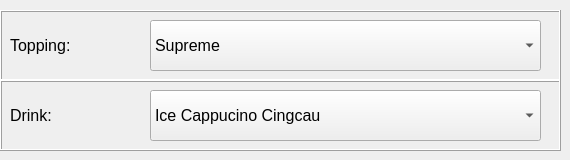
    <widget class="QWidget" name="page_3">
     <widget class="QFrame" name="frame_12">
      <property name="geometry">
       <rect>
        <x>0</x>
        <y>10</y>
        <width>561</width>
        <height>71</height>
       </rect>
      </property>
      <property name="frameShape">
       <enum>QFrame::Box</enum>
      </property>
      <property name="frameShadow">
       <enum>QFrame::Raised</enum>
      </property>
      <widget class="QComboBox" name="toppingComboPan">
       <property name="geometry">
        <rect>
         <x>150</x>
         <y>10</y>
         <width>391</width>
         <height>51</height>
        </rect>
       </property>
       <property name="font">
        <font>
         <pointsize>12</pointsize>
        </font>
       </property>
       <property name="maxVisibleItems">
        <number>15</number>
       </property>
       <item>
        <property name="text">
         <string>Supreme</string>
        </property>
       </item>
       <item>
        <property name="text">
         <string>Cheesy Cheese</string>
        </property>
       </item>
       <item>
        <property name="text">
         <string>Quatro Cheese Mushroom</string>
        </property>
       </item>
       <item>
        <property name="text">
         <string>Smokebeef</string>
        </property>
       </item>
       <item>
        <property name="text">
         <string>Carnivor</string>
        </property>
       </item>
       <item>
        <property name="text">
         <string>BBQ Bratwurst</string>
        </property>
       </item>
       <item>
        <property name="text">
         <string>Creamy Tuna Mayo</string>
        </property>
       </item>
      </widget>
      <widget class="QLabel" name="label_17">
       <property name="geometry">
        <rect>
         <x>10</x>
         <y>10</y>
         <width>131</width>
         <height>51</height>
        </rect>
       </property>
       <property name="font">
        <font>
         <pointsize>12</pointsize>
        </font>
       </property>
       <property name="text">
        <string>Topping:</string>
       </property>
      </widget>
     </widget>
     <widget class="QFrame" name="frame_13">
      <property name="geometry">
       <rect>
        <x>0</x>
        <y>80</y>
        <width>561</width>
        <height>71</height>
       </rect>
      </property>
      <property name="frameShape">
       <enum>QFrame::Box</enum>
      </property>
      <property name="frameShadow">
       <enum>QFrame::Raised</enum>
      </property>
      <widget class="QComboBox" name="toppingComboDrink">
       <property name="geometry">
        <rect>
         <x>150</x>
         <y>10</y>
         <width>391</width>
         <height>51</height>
        </rect>
       </property>
       <property name="font">
        <font>
         <pointsize>12</pointsize>
        </font>
       </property>
       <property name="maxVisibleItems">
        <number>15</number>
       </property>
       <item>
        <property name="text">
         <string>Ice Cappucino Cingcau</string>
        </property>
       </item>
       <item>
        <property name="text">
         <string>Ice Torabika Creamy Latte</string>
        </property>
       </item>
       <item>
        <property name="text">
         <string>Ice Matcha Latte</string>
        </property>
       </item>
       <item>
        <property name="text">
         <string>Sweet Ice Tea with Honey Sugar</string>
        </property>
       </item>
      </widget>
      <widget class="QLabel" name="label_19">
       <property name="geometry">
        <rect>
         <x>10</x>
         <y>10</y>
         <width>131</width>
         <height>51</height>
        </rect>
       </property>
       <property name="font">
        <font>
         <pointsize>12</pointsize>
        </font>
       </property>
       <property name="text">
        <string>Drink:</string>
       </property>
      </widget>
     </widget>
    </widget>
